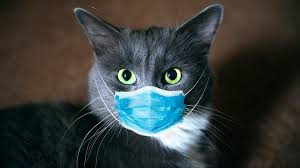
#> input picture catDog/cat/1.jpg, 300 x 168 px; its folder holds only this picture in this run
$ jupyter execute --allow-errors 'Image Classification using SVM.ipynb'
#> lines starting #> are read from the running program, lines starting #| are printed output that depends on the picture
[cell 1]
import os
import numpy as np
import cv2
import matplotlib.pyplot as plt
import pickle
#end of converting pickle dataset

import random
from sklearn.model_selection import train_test_split

#classification using SVC
from sklearn.svm import SVC

# Dataset directory define for converting into pickle dataset

[cell 2]
dir = "catDog"
categories=['cat','dog']
data = []

# Image dataset convert into pickle data file

[cell 3]
for category in categories:
    path = os.path.join(dir,category)
    label = categories.index(category)

    for img in os.listdir(path):
        imgpath=os.path.join(path,img)
        pet_img = cv2.imread(imgpath,0)
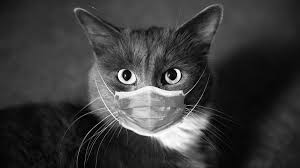
#> pet_img: shape (168, 300); min 0, max 255, mean 58.8
        try:
            pet_img =cv2.resize(pet_img,(50,50))
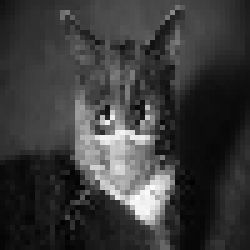
#> pet_img: shape (50, 50) (shown 5 times larger); min 1, max 253, mean 58.6
            image= np.array(pet_img).flatten()
#> image = 2500 values, max 253 at index 1977, min 1 at index 2363, mean 58.57
            data.append([image,label])
            #cv2.imshow('image',pet_img)
        except Exception as e:
            pass
#> pass 2 of the loop `for category in categories:`:
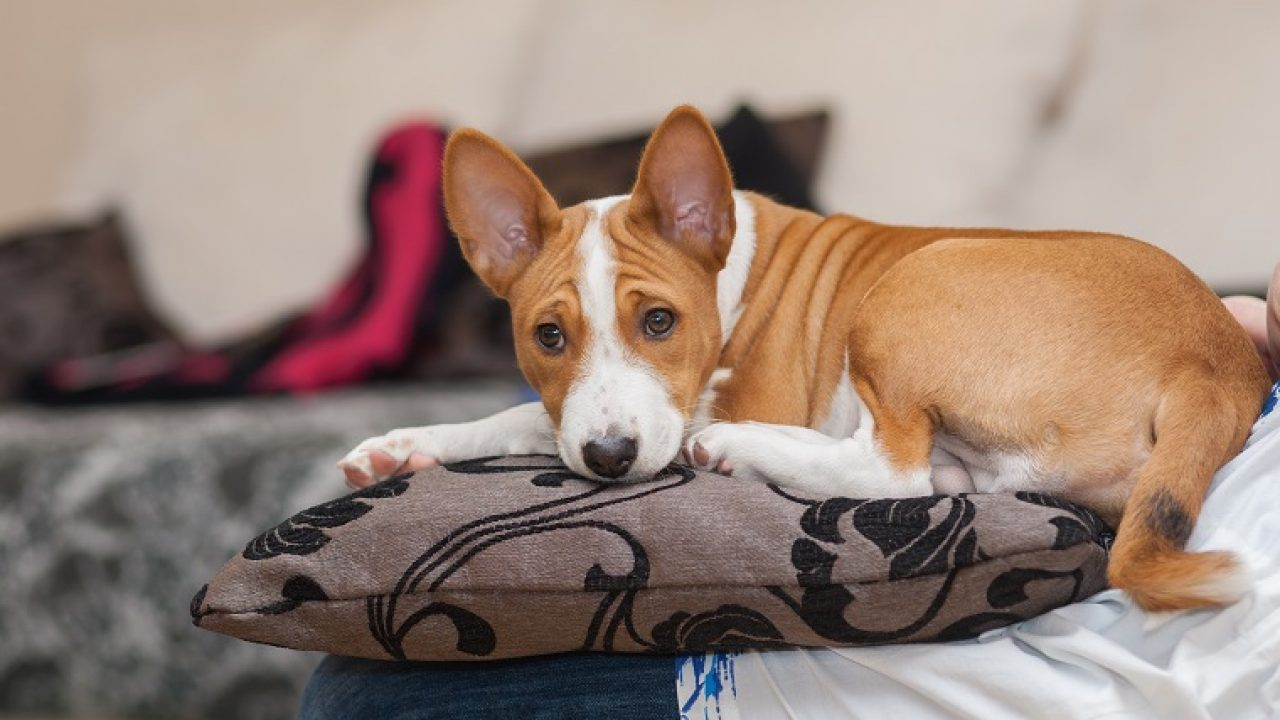
#> input picture catDog/dog/ia_100000000892.jpg, 1280 x 720 px
#> `pet_img = cv2.imread(imgpath,0)`:
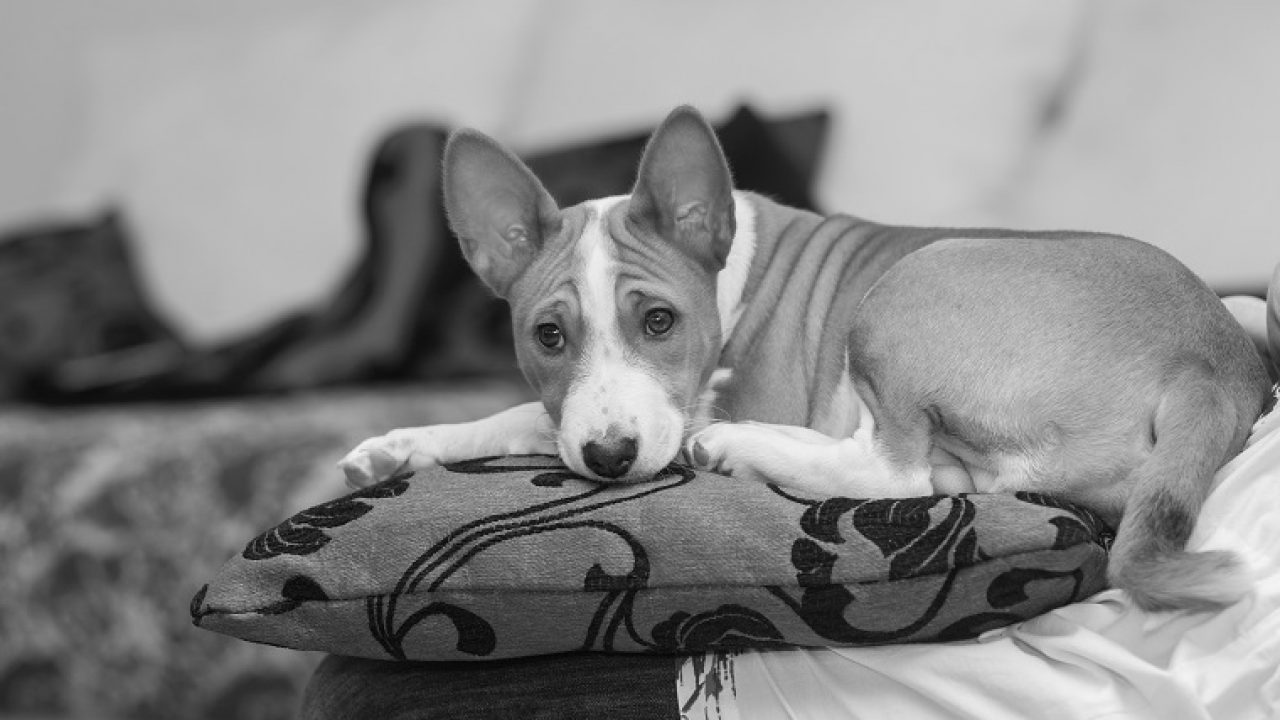
#> pet_img: shape (720, 1280); min 0, max 245, mean 135.4
#> `pet_img =cv2.resize(pet_img,(50,50))`:
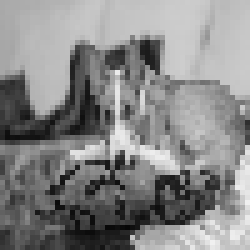
#> pet_img: shape (50, 50) (shown 5 times larger); min 6, max 240, mean 135.2
#> image = 2500 values, max 240 at index 2049, min 6 at index 2275, mean 135.2

# print(len(data))
pick_in=open('data1.pickle','wb')
pickle.dump(data,pick_in)
pick_in.close()
# cv2.waitKey(0)
# cv2.destroyAllWindows()

# Pickle data collection

[cell 4]
pick_in = open('data1.pickle','rb')
data = pickle.load(pick_in)
pick_in.close()

# Data prepared

[cell 5]
random.shuffle(data)
features = []
labels = []

[cell 6]
for feature, label in data:
    features.append(feature)
    labels.append(label)
